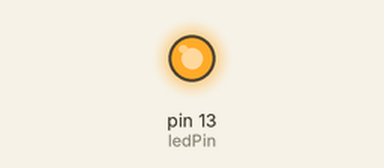
Simulated run of this sketch. Board: Arduino Uno, built with avr-gcc and run on an emulated ATmega328P. On the bench: output pins drawn as LEDs (lit = HIGH).

Above: at 0.1 s.
Timing chart, 0 to 1.6 s (numbered marks = the images above):
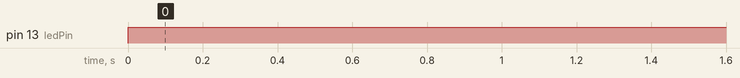

The sketch:

aux_port_testing.ino
```cpp
int ledPin = 13;
int statePin = LOW;

void setup() {
  pinMode(ledPin, OUTPUT);
  Serial.begin(9600);
}

void loop() {
  digitalWrite(ledPin, HIGH);
}
//Piezo +ve (Silver inner circle) -> A0
//Piezo -ve (Golden outer circle) -> GND
//LED +ve -------------------------> D13
//LED -ve -------------------------> GND
```

Measured:
- by itself, pin 13 (ledPin): LOW → HIGH at 0.00 s
